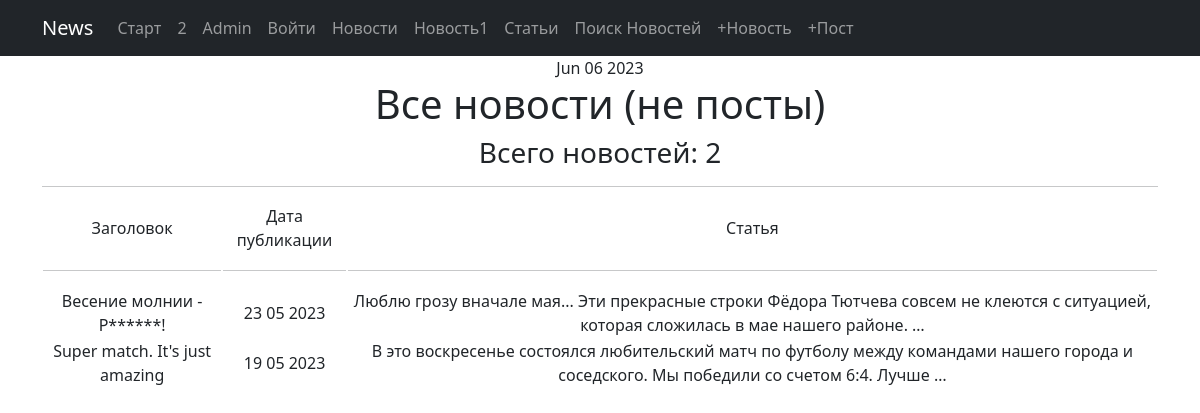
Before: /news/ with the older database file.
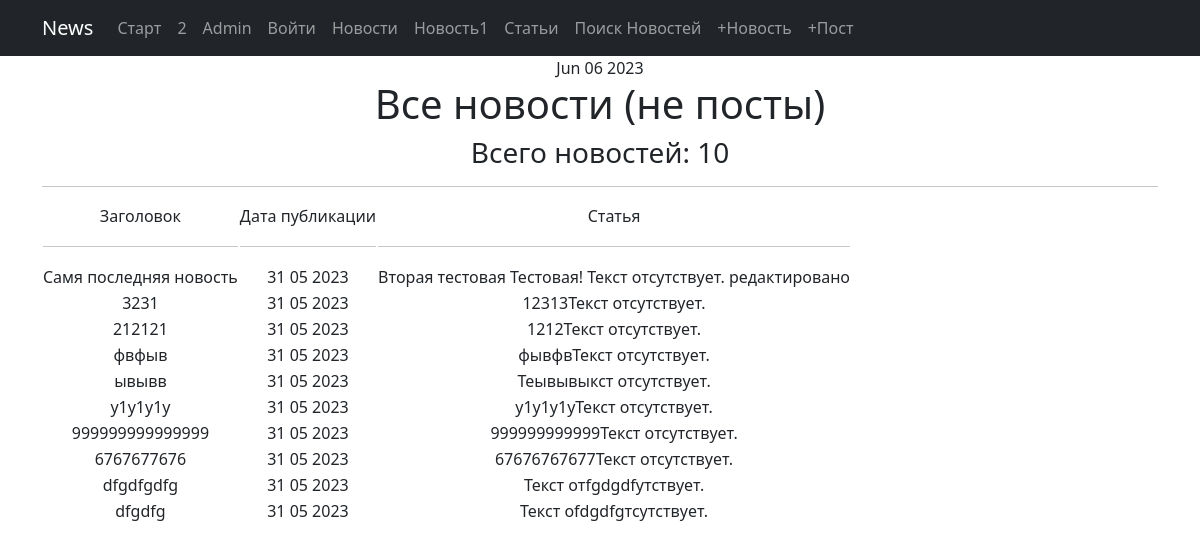
After: the same page with the newer database file.
### News_Portal/models.py (models this page shows, shortened)
class Post(models.Model):
    article = 'AR'
    news = 'NE'
    POSITIONS = [
        (article, 'Статья'),
        (news, 'Новость')
    ]
    author = models.ForeignKey('Author', on_delete=models.CASCADE)  # связь «один ко многим» с моделью Author;
    position = models.CharField(max_length=2, choices=POSITIONS, default=article)  # «статья» или «новость»;
    date_time = models.DateTimeField(auto_now_add=True)  # автоматически добавляемая дата и время создания;
    category = models.ManyToManyField('Category', through='PostCategory')  # связь «многие ко многим»
    title = models.CharField(max_length=50, unique=True)  # заголовок статьи/новости;
    text = models.TextField(default="Текст отсутствует.")  # текст статьи/новости;
    ratio = models.IntegerField(default=0)  # рейтинг статьи/новости."

### News_Portal/views.py (the view)
# urls.py: path('', NewsList.as_view(), name='news-list'),
class NewsList(ListView):
    queryset = Post.objects.filter(position='NE').order_by('-date_time')
    template_name = 'news.html'
    context_object_name = 'news_list'
    paginate_by = 10  # вот так мы можем указать количество записей на странице

### News_Portal/templatetags/custom_filters.py (called while the page is built)
@register.filter()
def censor(some_text, bad=bad_words):
    if not isinstance(some_text, str):
        raise NotAString()
    for bad_word in bad:
        i = -2
        while i != -1:
            i = some_text.lower().find(bad_word)
            if i >= 0:
                some_text = some_text[0:i + 1] + '*' * (len(bad_word) - 1) + some_text[i + len(bad_word):]
                print(type(some_text))
    return some_text

### News_Portal/templatetags/custom_tags.py (called while the page is built)
@register.simple_tag()
def current_time(format_string='%b %d %Y'):
    return datetime.utcnow().strftime(format_string)

### templates/news.html (shortened to what this page needs)
{% extends 'flatpages/default.html' %}
{% load custom_filters %}
{% block content %}
<h1>Все новости (не посты)</h1>
<h3>Всего новостей:     {{ news_list|length }}   </h3>
<hr>
{% if news_list %}
<table>
    <tr>
        <td>Заголовок </td>
        <td>Дата публикации  </td>
        <td>Статья</td>
    </tr>
    <tr>
        <td><hr></td>
        <td><hr></td>
        <td><hr></td>
    </tr>
    {% for post_ in news_list %}
    <tr>
        <td>{{ post_.title|censor}}</td>
        <td>{{ post_.date_time|date:' d m Y' }}</td>
        <td>{{ post_.text|truncatewords:20|censor }}</td>
    </tr>
    {% endfor %}
</table>
{% else %}
<h2>Новостей нет!</h2>
{% endif %}
{% endblock content %}

Changed rows visible on the page:
no longer on this page (row unchanged): Post: title|censor "Весение молнии - Р******!", date_time "23 05 2023", text|censor "Люблю грозу вначале мая... Эти прекрасные строки Фёдора Тютчева совсем не клеются с ситуацией, которая сложилась в мае нашего районе. …"
no longer on this page (row edited): Post: title|censor "Super match. It's just amazing", date_time "19 05 2023", text|censor "В это воскресенье состоялся любительский матч по футболу между командами нашего города и соседского. Мы победили со счетом 6:4. Лучше …"
added Post: title|censor "Самя последняя новость", date_time "31 05 2023", text|censor "Вторая тестовая Тестовая! Текст отсутствует. редактировано"
added Post: title|censor "3231", date_time "31 05 2023", text|censor "12313Текст отсутствует."
added Post: title|censor "212121", date_time "31 05 2023", text|censor "1212Текст отсутствует."
added Post: title|censor "фвфыв", date_time "31 05 2023", text|censor "фывфвТекст отсутствует."
added Post: title|censor "ывывв", date_time "31 05 2023", text|censor "Теывывыкст отсутствует."
added Post: title|censor "у1у1у1у", date_time "31 05 2023", text|censor "у1у1у1уТекст отсутствует."
added Post: title|censor "999999999999999", date_time "31 05 2023", text|censor "999999999999Текст отсутствует."
added Post: title|censor "6767677676", date_time "31 05 2023", text|censor "67676767677Текст отсутствует."
added Post: title|censor "dfgdfgdfg", date_time "31 05 2023", text|censor "Текст отfgdgdfутствует."
added Post: title|censor "dfgdfg", date_time "31 05 2023", text|censor "Текст оfdgdfgтсутствует."
Other visible differences:
{{ news_list|length }}: "2" → "10"
